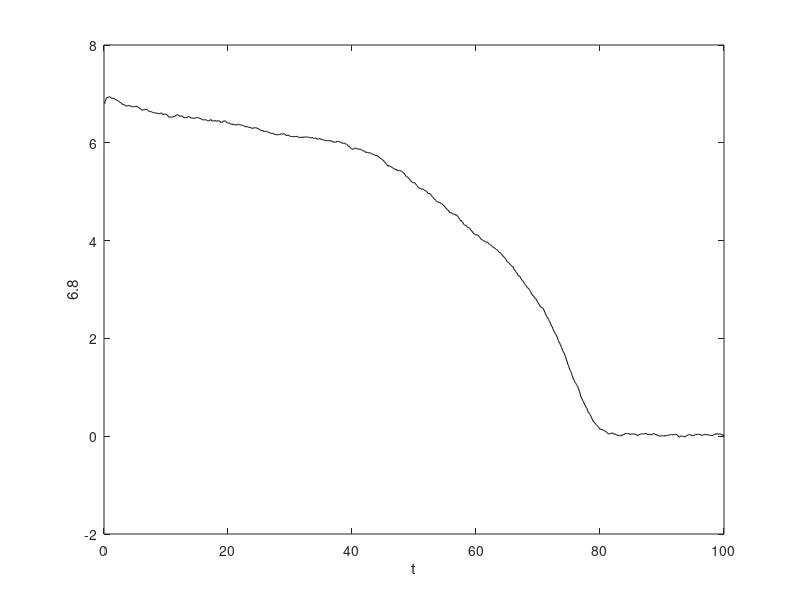

Here is the MATLAB script that generated this plot: (Note: this script raises an error after producing the figure.)
clear
a=1.0;lamuda=0.12;p=1;Bc=10;B0=1;u=2;sigma1=0.01;sigma2=0.25;
dt=0.1;t=100; N=t/dt; N1=100;N2=40/dt;N3=70/dt;
R(1:N2)=1.7:(1.5-1.7)/(length(1:N2)-1):1.5;
R(N2:N3)=1.5:(1-1.5)/(length(N2:N3)-1):1;
R(N3:N)=1:(0.1-1)/(length(N3:N)-1):0.1;
w=zeros(N1,N);w(:,1)=1;
B=zeros(N1,N);B(:,1)=6.8;
xt=dt:dt:t;
for n=1:N1
    for i=2:N
        w(n,i)=w(n,i-1)+dt*(R(i-1)-a*w(n,i-1)-lamuda*w(n,i-1)*B(n,i-1))+dt*sigma1*randn/sqrt(dt);
        B(n,i)=B(n,i-1)+dt*(p*B(n,i-1)*(w(n,i-1)-B(n,i-1)/Bc)-u*B(n,i-1)/(B(n,i-1)+B0))-dt*sigma2*randn/sqrt(dt);
    end
end
figure
plot(xt,mean(B),'k')
xlabel('t'),ylabel(B(t))



%%
clear
clc
a=1.0;lamuda=0.12;p=1;Bc=10;B0=1;u=2;sigma1=0.01;sigma2=0.25;R=0.5:0.1:2.5;
A=zeros(3,length(R));C=A;
for i=1:length(R)
    syms w B

    f=R(i)-a*w-lamuda*w*B;
    g=p*B*(w-B/Bc)-u.*B/(B+B0);
    [x,y]=solve(f,g,w,B,'Real',true)
    %  [x,y]=solve(f,g,P,M,'MaxDegree',3)

    x=double(x(imag(double(x))==0));
    y=double(y(imag(double(y))==0));
    for n=1:length(x)
        A(n,i)=x(n);
    end
    for n=1:length(y)
        C(n,i)=y(n);
    end
end
double(x)
double(y)
A=sort(A,1,"descend");
C=sort(C,1,"descend");


figure
plot([1.05 R(7:end)],[C(1,7)/2+C(2,7)/2+0.1 C(1,7:end)],'k',[1.05 R(7:16)],[C(1,7)/2+C(2,7)/2-0.1 C(2,7:16) ],'k:.',R(1:16),C(3,1:16),'r','LineWidth',3)
ylim([-0.5,10.5])
xlabel('Rainfall rate (R)','FontWeight','bold'),ylabel('Vegetation biomass (B)','FontWeight','bold')
title('Bifurcation digram','FontName','Arial','FontSize',19,'fontweight','bold'),legend('Vegetated','Unstable','Bare','Location','northwest','FontSize',12)
text(.15,11.5,'(a)','fontweight','bold',FontSize=19)
set(gca,'fontweight','bold','linewidth',3,FontSize=19)
legend('boxoff')
figure
plot(R(1:16), A(1,1:16),'k',[1.05,R(7:16)], [A(2,7)/2+A(3,7)/2 A(2,7:15) 2 ],'k:.',[1.05 R(7:end)],[A(2,7)/2+A(3,7)/2-0.05 A(3,7:15) A(2,16) A(3,17:end)],'r','LineWidth',3)
ylim([0.4,2.1])
xlabel('Rainfall rate  (R)','FontWeight','bold'),ylabel(' Soil water  (w)','FontWeight','bold')
title('Bifurcation digram','FontName','Arial','FontSize',19,'fontweight','bold'),legend('Abundant','Unstable','Rare','Location','northwest','FontSize',12)
text(.15,2.2,'(b)','fontweight','bold',FontSize=19)
set(gca,'fontweight','bold','linewidth',3,FontSize=19)
legend('boxoff')


%%

step=199;W=200;
nfft=W; Fs=W;
c=0.01;d=0.1;
a=W*c/2;b=W*d/2;
beta_per=zeros();beta_welch=zeros();beta_Yule=zeros();beta_burg=zeros();
for n=1:N1
    for m=1:N-step
        Y=B(n,m:m+step);

        window=boxcar(length(Y));
        [pxx,~]=periodogram(Y,window,nfft,Fs);
        x =c:(d-c)/(length(a:b)-1):d;
        y =pxx(a:b);
        y=transpose(y);
        logx = log10(x);
        logy = log10(y);
        beta_per(n,m) = sum((logx - mean(logx)).*(logy - mean(logy))) / sum((logx - mean(logx)).^2+eps);

        % welch法

        win = hann(W/2);
        [pxx, ~] = pwelch(Y, win, [], [], Fs);
        x =c:(d-c)/(length(a:b)-1):d;
        y =pxx(a:b);
        y=transpose(y);
        logx = log10(x);
        logy = log10(y);
        beta_welch(n,m)  = sum((logx - mean(logx)).*(logy - mean(logy))) / sum((logx - mean(logx)).^2);

        % Yule-Walker
        order = 10;
        [pxx, ~] = pyulear(Y, order);
        x =c:(d-c)/(length(a:b)-1):d;
        y =pxx(a:b);
        y=transpose(y);
        logx = log10(x);
        logy = log10(y);
        beta_Yule(n,m)  = sum((logx - mean(logx)).*(logy - mean(logy))) / sum((logx - mean(logx)).^2);

        % Burg
        order = 10;
        [pxx, ~] = pburg(Y, order);
        x =c:(d-c)/(length(a:b)-1):d;
        y =pxx(a:b);
        y=transpose(y);
        logx = log10(x);
        logy = log10(y);
        beta_burg(n,m) = sum((logx - mean(logx)).*(logy - mean(logy))) / sum((logx - mean(logx)).^2);

    end


end


%%

xl=80;

mp_per=mean(beta_per,1);

mp_welch=mean(beta_welch,1);

mp_Yule=mean(beta_Yule,1);

mp_burg=mean(beta_burg,1);


tau_x=1:(xl/dt-W);
tau1=corr(mp_per(1:(xl/dt-W))',tau_x','type','kendall');tau2=corr(mp_welch(1:(xl/dt-W))',tau_x','type','kendall');
tau3=corr(mp_Yule(1:(xl/dt-W))',tau_x','type','kendall');tau4=corr(mp_burg(1:(xl/dt-W))',tau_x','type','kendall');

figure
set(gcf,'position',[10 1 1050 900])
subplot(211)
ax1 = gca;
ax1.Position(2)=ax1.Position(2)-0.05;
set(gca,'Position',ax1.Position)
set(gca,'fontweight','bold','linewidth',4,FontSize=19)
set(gca,'XAxisLocation','top','YAxisLocation','right','XDir','reverse','xlim',[0 10],'XTicklabels',[0.1,0.4,0.7 1 1.16 1.33 1.5 1.55  1.6 1.65 1.7 ],'YTick',[]);
xlimits = get(ax1,'XLim');
xinc = (xlimits(2)-xlimits(1))/10;
set(ax1,'XTick',[xlimits(1):xinc:xlimits(2)])

ax2 = axes('Position',get(ax1,'Position'),'XAxisLocation','bottom','YAxisLocation','left');
for n=1:100
    plot(xt,B(n,:))
    hold on
end
hold on
plot(xt,mean(B),'k','linewidth',3),xlabel(ax1,'Rainfall rate - R','FontWeight','bold'),xlabel(ax2,' '),set(ax2 ,'xticklabels', [])
xline(xl,'--k','linewidth',3)
ylabel('Biomass density - B(t)','FontWeight','bold') ,xlim([0 100]),ylim([-0.5 7.9]),
text(0,9.5,'(c)','FontWeight','bold',FontSize=24)
set(ax2,'XTick',[0:10:100])
axis normal
set(gca,'fontweight','bold','linewidth',4,FontSize=19)


subplot(212)
plot(xt(W+1:xl/dt),mp_per(1:(xl/dt-W)),'k',xt(W+1:xl/dt),mp_welch(1:(xl/dt-W)),'r',...
    xt(W+1:xl/dt),mp_Yule(1:(xl/dt-W)),'b',xt(W+1:xl/dt),mp_burg(1:(xl/dt-W)),'g','linewidth',3),xlim([0 100])

err_per=std(beta_per);
err_welch=std(beta_welch);
err_Yule=std(beta_Yule);
err_burg=std(beta_burg);

pa = patch([xt(W+1:xl/dt),fliplr(xt(W+1:xl/dt))],[mp_per(1:(xl/dt-W))-abs(err_per(1:(xl/dt-W))),fliplr(mp_per(1:(xl/dt-W))+abs(err_per(1:(xl/dt-W)) ))],'r');
pa.FaceColor = "[0.5 .5 .5]";
pa.FaceAlpha = 0.2;  
pa.LineStyle = 'none'; 

pa1 = patch([xt(W+1:xl/dt),fliplr(xt(W+1:xl/dt))],[mp_welch(1:(xl/dt-W))-abs(err_welch(1:(xl/dt-W))),fliplr(mp_welch(1:(xl/dt-W))+abs(err_welch(1:(xl/dt-W)) ))],'r');
pa1.FaceColor = "#f06464"; 
pa1.FaceAlpha = 0.5;  
pa1.LineStyle = 'none'; 

pa2 = patch([xt(W+1:xl/dt),fliplr(xt(W+1:xl/dt))],[mp_Yule(1:(xl/dt-W))-abs(err_Yule(1:(xl/dt-W))),fliplr(mp_Yule(1:(xl/dt-W))+abs(err_Yule(1:(xl/dt-W)) ))],'r');
pa2.FaceColor = "#2aaaef";
pa2.FaceAlpha = 0.5;  
pa2.LineStyle = 'none';  

pa3 = patch([xt(W+1:xl/dt),fliplr(xt(W+1:xl/dt))],[mp_burg(1:(xl/dt-W))-abs(err_burg(1:(xl/dt-W))),fliplr(mp_burg(1:(xl/dt-W))+abs(err_burg(1:(xl/dt-W)) ))],'r');
pa3.FaceColor = "#71c16f";
pa3.FaceAlpha = 0.3; 
pa3.LineStyle = 'none'; 



xlabel('Time','FontWeight','bold')
xline(xl,'--k','linewidth',3),
xline(xt(W+1),'--','color',[0.5 0.5 0.5],'linewidth',3)
text(1,min([mp_per(1),mp_welch(1),mp_Yule(1),mp_burg(1)]),'- sliding window -',FontSize=14),text(-0,max( [mp_per(xl/dt-W),mp_welch(xl/dt-W),mp_Yule(xl/dt-W),mp_burg(xl/dt-W)] ),'(d)','FontWeight','bold',FontSize=24)
ylim([min([mp_per(1),mp_welch(1),mp_Yule(1),mp_burg(1)])-0.5 max( [mp_per(xl/dt-W),mp_welch(xl/dt-W),mp_Yule(xl/dt-W),mp_burg(xl/dt-W)] )+1])
ylabel('Spectral exponent','FontWeight','bold')
set(gca,'fontweight','bold','linewidth',4,FontSize=19)
legend(['Periodogram      \tau = ',num2str(tau1)], ...
    ['Welch                 \tau = ',num2str(tau2)]', ...
    ['Yule-Walker       \tau = ',num2str(tau3)], ...
    ['Burg                   \tau = ',num2str(tau4)] , ...
    FontSize=12,Location='northeast');
legend('boxoff')
axis normal
set(gca,'XTick',[0:10:100])

set(gca,'XTick',[0:10:100])

%%
for n=1:N1
    tau_per(n)=corr(beta_per(n,1:(xl/dt-W))',tau_x','type','kendall');tau_wel(n)=corr(beta_welch(n,1:(xl/dt-W))',tau_x','type','kendall');
    tau_yul(n)=corr(beta_Yule(n,1:(xl/dt-W))',tau_x','type','kendall');tau_bur(n)=corr(beta_burg(n,1:(xl/dt-W))',tau_x','type','kendall');
end

tau=abs([tau_per;tau_wel;tau_yul;tau_bur]);
threshold=0.01:0.01:1;
color=['k','r','b','g'];
num=tau;
figure
set(gcf,'position',[10 100 700 700])
for n=1:4
    for i=1:length(threshold)
        th=threshold(i);
        num(n,i)=length(find(tau(n,:)>=th));
    end

    plot(threshold,num(n,:)/100,color(n),'linewidth',3)
    hold on
end
auc=sum(0.01.*num/100,2);

legend(['Periodogram  AUC = ',num2str(auc(1))], ...
    ['Welch             AUC = ',num2str(auc(2))], ...
    ['Yule-Walker   AUC = ',num2str(auc(3))],...
    ['Burg               AUC = ',num2str(auc(4))],FontSize=12)
legend('boxoff')
set(gca,'fontweight','bold','linewidth',4,FontSize=19)
xlabel('Kendall \tau threshold','FontWeight','bold')
ylabel('Proportion of regime shift detected','FontWeight','bold')
axis tight
text(0,1.05,'(e)','FontWeight','bold',FontSize=24)


